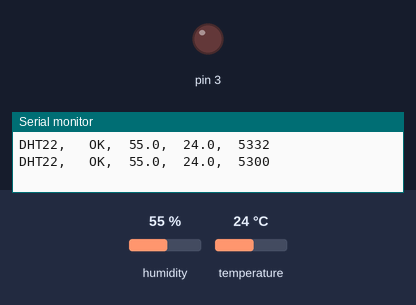
A sketch run on a simulated Arduino Uno, built with avr-gcc and run on an emulated ATmega328P. On the bench: output pins drawn as LEDs (lit = HIGH), the last lines printed to the serial monitor. The test bench sets the inputs (shaded band); at power-on: humidity 55 %, temperature 24 °C.

Above: at 2.8 s.
2.9 s: humidity set to 57 %
At 4.9 s:
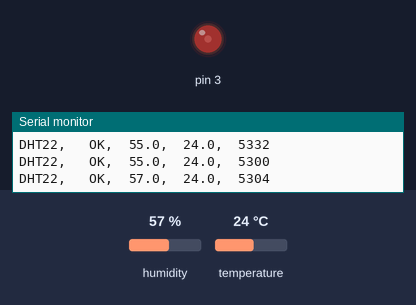
5.6 s: temperature set to 28 °C
At 6.9 s:
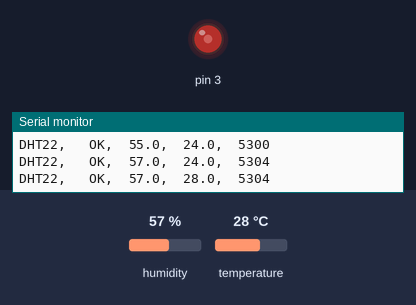
8.3 s: humidity set to 68 %
At 10.9 s:
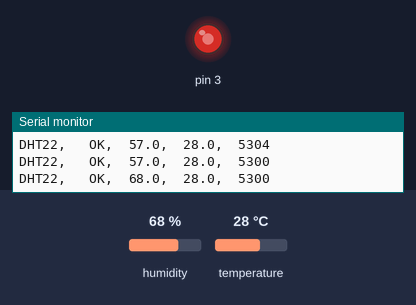
11.5 s: temperature set to 33 °C
At 12.9 s:
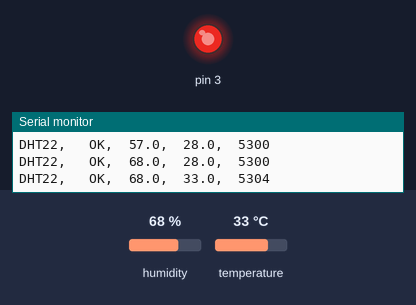
Timing chart, 0 to 14.5 s (numbered marks = the images above; inputs shaded):
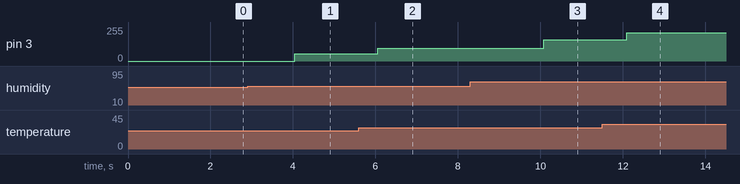

The sketch:

fuzzy.ino
```cpp
#include <dht.h>

#include "FuzzyAc.h"

dht DHT;

#define DHT22_PIN 5

struct
{
	uint32_t total;
	uint32_t ok;
	uint32_t crc_error;
	uint32_t time_out;
	uint32_t connect;
	uint32_t ack_l;
	uint32_t ack_h;
	uint32_t unknown;
} stat = {0, 0, 0, 0, 0, 0, 0, 0};

void setup()
{
	Serial.begin(115200);
	Serial.println("dht22_test.ino");
	Serial.print("LIBRARY VERSION: ");
	Serial.println(DHT_LIB_VERSION);
	Serial.println();
	Serial.println("Type,\tstatus,\tHumidity (%),\tTemperature (C)\tTime (us)");

	pinMode(3, OUTPUT);
}

void loop()
{
	// READ DATA
	Serial.print("DHT22, \t");

	uint32_t start = micros();
	int chk = DHT.read22(DHT22_PIN);
	uint32_t stop = micros();

	stat.total++;
	switch (chk)
	{
	case DHTLIB_OK:
		stat.ok++;
		Serial.print("OK,\t");
		break;
	case DHTLIB_ERROR_CHECKSUM:
		stat.crc_error++;
		Serial.print("Checksum error,\t");
		break;
	case DHTLIB_ERROR_TIMEOUT:
		stat.time_out++;
		Serial.print("Time out error,\t");
		break;
	case DHTLIB_ERROR_CONNECT:
		stat.connect++;
		Serial.print("Connect error,\t");
		break;
	case DHTLIB_ERROR_ACK_L:
		stat.ack_l++;
		Serial.print("Ack Low error,\t");
		break;
	case DHTLIB_ERROR_ACK_H:
		stat.ack_h++;
		Serial.print("Ack High error,\t");
		break;
	default:
		stat.unknown++;
		Serial.print("Unknown error,\t");
		break;
	}
	// DISPLAY DATA
	Serial.print(DHT.humidity, 1);
	Serial.print(",\t");
	Serial.print(DHT.temperature, 1);
	Serial.print(",\t");
	Serial.print(stop - start);
	Serial.println();

	float wLow = 0, wMid = 0, wHigh = 0;
	int power = 0;

	if (chk == DHTLIB_OK)
	{
		fuzzyAc(DHT.temperature, DHT.humidity, wLow, wMid, wHigh, power);
	}
	analogWrite(3, (power * 255 + 50) / 100);

	//   int A = (DHT.temperature >= 26);
	//   int B = (DHT.humidity >= 70);

	//   if (A && B){
	//     analogWrite(3, 255);
	//   }
	//   else if (!(A && B)){
	//     analogWrite(3, 0);
	//   }

	if (stat.total % 20 == 0)
	{
		Serial.println("\nTOT\tOK\tCRC\tTO\tCON\tACK_L\tACK_H\tUNK");
		Serial.print(stat.total);
		Serial.print("\t");
		Serial.print(stat.ok);
		Serial.print("\t");
		Serial.print(stat.crc_error);
		Serial.print("\t");
		Serial.print(stat.time_out);
		Serial.print("\t");
		Serial.print(stat.connect);
		Serial.print("\t");
		Serial.print(stat.ack_l);
		Serial.print("\t");
		Serial.print(stat.ack_h);
		Serial.print("\t");
		Serial.print(stat.unknown);
		Serial.println("\n");
	}
	delay(2000);
}
```

FuzzyAc.h
```cpp
#ifndef FUZZY_AC_H
#define FUZZY_AC_H

#include <Arduino.h>

// ====================== 隸屬函數 ======================
// 梯形：a→b 上升、b→c 平頂(=1)、c→d 下降
inline float trapMF(float x, float a, float b, float c, float d) {
  if (x < a || x > d) return 0;
  if (x >= b && x <= c) return 1;
  if (x >= a && x < b) return (x - a) / (b - a);
  return (d - x) / (d - c);
}

// 三角形：a→b 上升、b 為峰值、b→c 下降
inline float triMF(float x, float a, float b, float c) {
  if (x <= a || x >= c) return 0;
  if (x == b) return 1;
  return (x < b) ? (x - a) / (b - a) : (c - x) / (c - b);
}

// ====================== 模糊推論 ======================
// 輸入：溫度 t (°C)、濕度 h (%)
// 輸出：wLow / wMid / wHigh = 弱/中/強冷的聚合權重
//       power = 0~100 (%) 解模糊化後的功率
inline void fuzzyAc(float t, float h,
                    float &wLow, float &wMid, float &wHigh, int &power) {
  // 1. 模糊化
  float comf = triMF(t, 22, 24.5, 27);        // 舒適
  float warm = triMF(t, 24.5, 27, 29.5);      // 微熱
  float hot  = trapMF(t, 27, 29.5, 36, 36);   // 炎熱
  // (冷涼 trapMF(t,15,15,22,24.5) 沒有任何規則用到，故省略)

  float dry       = trapMF(h, 30, 30, 55, 68);    // 乾燥
  float humid     = triMF(h, 55, 68, 82);         // 潮濕
  float veryHumid = trapMF(h, 68, 82, 100, 100);  // 極濕

  // 2. 規則庫（AND = min，OR = max）；out: 0=弱冷 1=中冷 2=強冷
  const int RULE_N = 7;
  float   w[RULE_N];
  uint8_t out[RULE_N];

  w[0] = min(comf, humid);                 out[0] = 0;  // 舒適 且 潮濕 → 弱冷
  w[1] = min(comf, veryHumid);             out[1] = 0;  // 舒適 且 極濕 → 弱冷
  w[2] = min(warm, dry);                   out[2] = 0;  // 微熱 且 乾燥 → 弱冷
  w[3] = min(warm, humid);                 out[3] = 1;  // 微熱 且 潮濕 → 中冷
  w[4] = min(warm, veryHumid);             out[4] = 2;  // 微熱 且 極濕 → 強冷
  w[5] = min(hot, dry);                    out[5] = 1;  // 炎熱 且 乾燥 → 中冷
  w[6] = min(hot, max(humid, veryHumid));  out[6] = 2;  // 炎熱 且 潮濕/極濕 → 強冷

  // 只留權重 > 0.01 的規則，由大到小排序，取前 4 條
  int idx[RULE_N];
  int n = 0;
  for (int i = 0; i < RULE_N; i++) {
    if (w[i] > 0.01) idx[n++] = i;
  }
  for (int i = 1; i < n; i++) {            // 穩定插入排序
    int k = idx[i];
    int j = i - 1;
    while (j >= 0 && w[idx[j]] < w[k]) {
      idx[j + 1] = idx[j];
      j--;
    }
    idx[j + 1] = k;
  }
  if (n > 4) n = 4;

  // 同一輸出類別取最大權重
  wLow = 0; wMid = 0; wHigh = 0;
  for (int i = 0; i < n; i++) {
    int r = idx[i];
    if (out[r] == 0 && w[r] > wLow)  wLow  = w[r];
    if (out[r] == 1 && w[r] > wMid)  wMid  = w[r];
    if (out[r] == 2 && w[r] > wHigh) wHigh = w[r];
  }

  // 3. 重心法解模糊化（x = 0~100，步進 2）
  float num = 0, den = 0;
  for (int x = 0; x <= 100; x += 2) {
    float muLow  = min(wLow,  trapMF(x, 0, 0, 20, 45));
    float muMid  = min(wMid,  triMF(x, 25, 50, 75));
    float muHigh = min(wHigh, trapMF(x, 55, 80, 100, 100));
    float mu = max(muLow, max(muMid, muHigh));
    num += x * mu;
    den += mu;
  }
  power = (den > 0) ? (int)(num / den + 0.5) : 0;
}

#endif
```

Measured:
- the behaviour switches between 55 and 56 % on humidity (found by bisection; images 0 and 1)
- after the input at 2.9 s, pin 3: 0/255 → 54/255 after 1.1 s
- after the input at 5.6 s, pin 3: 54/255 → 94/255 after 0.45 s
- after the input at 8.3 s, pin 3: 94/255 → 161/255 after 1.8 s
- after the input at 11.5 s, pin 3: 161/255 → 212/255 after 0.59 s
